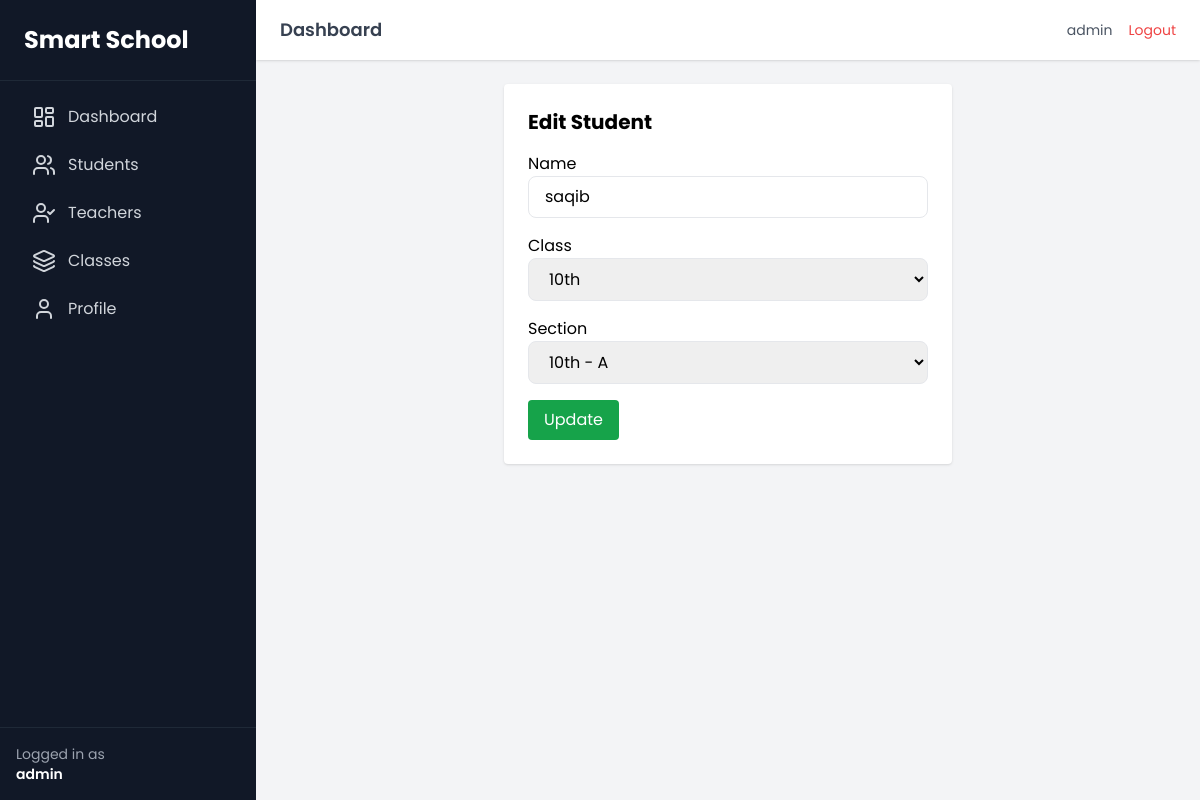
Page /edit-student/1/ (signed in) on the committed database.
### students/models.py (models this page shows, shortened)
class Student(models.Model):
    user = models.OneToOneField(User, on_delete=models.CASCADE, null=True, blank=True)
    name = models.CharField(max_length=100)
    class_obj = models.ForeignKey(Class, on_delete=models.CASCADE)
    section = models.ForeignKey(Section, on_delete=models.CASCADE)

### students/decorators.py (the view)
    def wrapper(request, *args, **kwargs):
        profile, created = Profile.objects.get_or_create(
            user=request.user,
            defaults={'role': 'student'}
        )
        if profile.role != 'admin':
            return HttpResponseForbidden("Access Denied")
        return view_func(request, *args, **kwargs)

### students/forms.py
class StudentForm(forms.ModelForm):
    class Meta:
        model = Student
        fields = '__all__'
        widgets = {
            'name': forms.TextInput(attrs={
                'class': 'w-full px-4 py-2 border rounded-lg focus:ring-2 focus:ring-blue-500 focus:outline-none'
            }),
            'class_obj': forms.Select(attrs={
                'class': 'w-full px-4 py-2 border rounded-lg'
            }),
            'section': forms.Select(attrs={
                'class': 'w-full px-4 py-2 border rounded-lg'
            }),
        }

### students/models.py (called while the page is built)
    def __str__(self):
        return self.name

    def __str__(self):
        return f"{self.class_obj} - {self.name}"

### students/views.py (called while the page is built)
@login_required
@admin_only
def edit_student(request, id):
    student = get_object_or_404(Student, id=id)
    if request.method == 'POST':
        form = StudentForm(request.POST, instance=student)
        if form.is_valid():
            form.save()
            return redirect('students:student_list')
    else:
        form = StudentForm(instance=student)
    return render(request, 'students/edit_student.html', {'form': form})

### templates/students/edit_student.html (shortened to what this page needs)
{% extends 'base.html' %}
{% block content %}
<div class="max-w-md mx-auto bg-white p-6 rounded shadow">
    <h2 class="text-xl font-bold mb-4">Edit Student</h2>
    <form method="POST" class="space-y-4">
        <div>
            <label>Name</label>
            {{ form.name }}
        </div>
        <div>
            <label>Class</label>
            {{ form.class_obj }}
        </div>
        <div>
            <label>Section</label>
            {{ form.section }}
        </div>
        <button class="bg-green-600 text-white px-4 py-2 rounded">
            Update
        </button>
    </form>
</div>
{% endblock %}

### templates/base.html (shortened to what this page needs)
<!DOCTYPE html>
<html lang="en">
<head>
    <script src="https://cdn.tailwindcss.com"></script>
</head>
<body class="bg-gray-100">
<div class="flex min-h-screen">
<aside class="w-64 bg-gray-900 text-gray-300 flex flex-col">
    <div class="p-6 text-2xl font-bold text-white border-b border-gray-800">
        Smart School
    </div>
    <nav class="flex-1 p-4 space-y-2">
        <a href="{% url 'students:dashboard' %}"
           class="flex items-center gap-3 px-4 py-2 rounded-lg hover:bg-gray-800 transition
           {% if request.path == '/' %} bg-gray-800 text-white {% endif %}">
            <i data-lucide="layout-dashboard"></i>
            Dashboard
        </a>
        {% if request.user.profile.role == 'admin' %}
        <a href="{% url 'students:student_list' %}"
           class="flex items-center gap-3 px-4 py-2 rounded-lg hover:bg-gray-800 transition">
            <i data-lucide="users"></i>
            Students
        </a>
        <a href="{% url 'students:teacher_list' %}"
           class="flex items-center gap-3 px-4 py-2 rounded-lg hover:bg-gray-800 transition">
            <i data-lucide="user-check"></i>
            Teachers
        </a>
        <a href="{% url 'students:class_list' %}"
           class="flex items-center gap-3 px-4 py-2 rounded-lg hover:bg-gray-800 transition">
            <i data-lucide="layers"></i>
            Classes
        </a>
           <a href="{% url 'students:profile' %}"
               class="flex items-center gap-3 px-4 py-2 rounded-lg hover:bg-gray-800 transition">
             <i data-lucide="user"></i>
                Profile
            </a>
        {% endif %}
    </nav>
    <div class="p-4 border-t border-gray-800 text-sm text-gray-400">
        Logged in as <br>
        <span class="text-white font-semibold">
            {{ request.user.username }}
        </span>
    </div>
</aside>
    <div class="flex-1 flex flex-col">
        <header class="bg-white shadow px-6 py-4 flex justify-between items-center">
            <h1 class="text-lg font-semibold text-gray-700">
                Dashboard
            </h1>
            <div class="flex items-center space-x-4">
                <span class="text-gray-600 text-sm">
                    {{ request.user.username }}
                </span>
                <a href="{% url 'logout' %}"
                   class="text-red-500 hover:underline text-sm">
                    Logout
                </a>
            </div>
        </header>
        <main class="p-6">
            {% block content %}
            {% endblock %}
        </main>
    </div>
</div>
</body>
</html>

### templates/base.html (style rules this page uses)
body { font-family: 'Poppins', sans-serif; }

### rows in the picture
Student: name "saqib", class_obj "10th", section "10th - A"

### other values in the picture
{{ request.user.username }} "admin"
